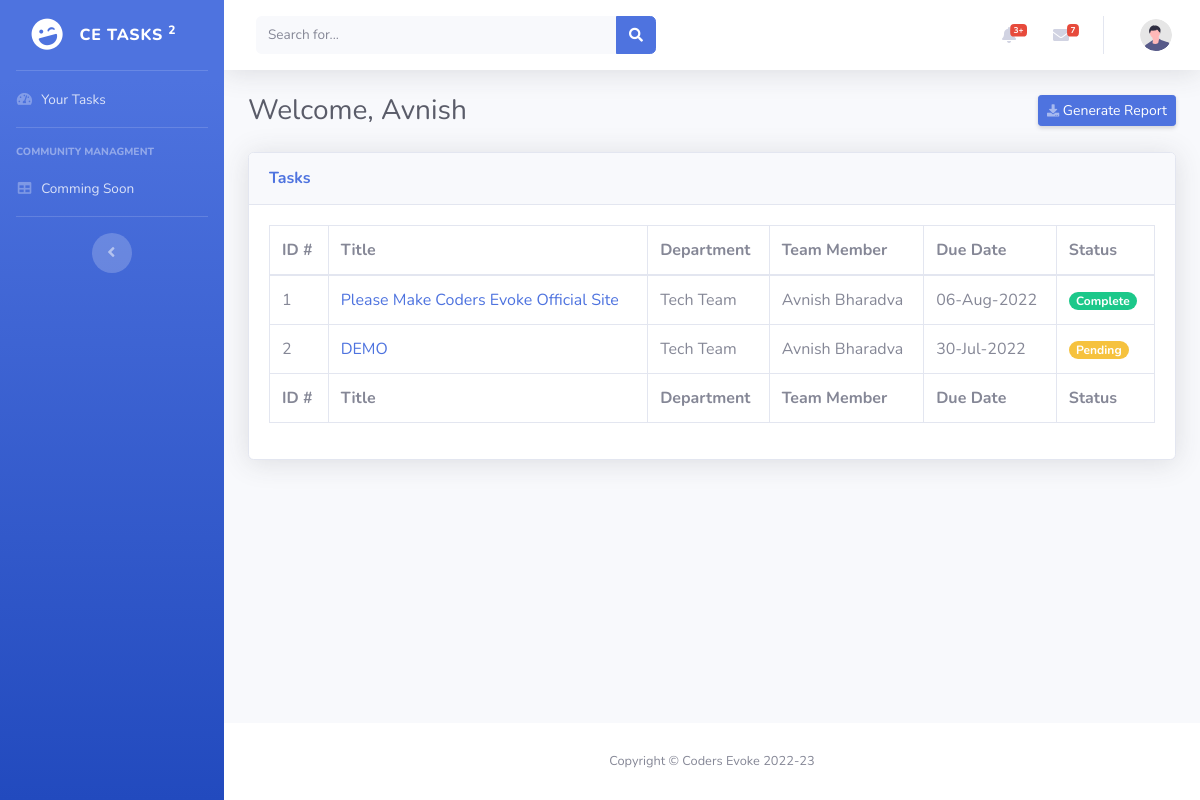
Page /team_task.php (signed in) on the committed database.
### tables this page shows
CREATE TABLE `team_members` (
  `id` int(11) NOT NULL,
  `firstname` varchar(50) NOT NULL,
  `lastname` varchar(50) NOT NULL,
  `username` varchar(50) NOT NULL,
  `department_id` int(11) NOT NULL,
  `emp_id` varchar(50) NOT NULL,
  `phone` varchar(50) NOT NULL,
  `email` varchar(50) NOT NULL,
  `password` varchar(50) NOT NULL,
  `gender` enum('M','F','0') NOT NULL,
  `status` int(11) NOT NULL,
  `added_on` timestamp NOT NULL DEFAULT current_timestamp() ON UPDATE current_timestamp()
);

CREATE TABLE `tasks` (
  `id` int(11) NOT NULL,
  `title` varchar(255) NOT NULL,
  `description` text NOT NULL,
  `department_id` int(11) NOT NULL,
  `team_members_id` int(11) NOT NULL,
  `due_date` date NOT NULL,
  `status` int(11) NOT NULL,
  `added_on` timestamp NOT NULL DEFAULT current_timestamp() ON UPDATE current_timestamp()
);

CREATE TABLE `departments` (
  `id` int(11) NOT NULL,
  `name` varchar(100) NOT NULL,
  `status` int(11) NOT NULL,
  `added_on` timestamp NOT NULL DEFAULT current_timestamp() ON UPDATE current_timestamp()
);

### team_task.php (the view, shortened to what this page needs)
<?php
include './header.inc.php';
include './sidebar.inc.php';
$u = $_SESSION['u'];
$uid = $_SESSION['uid'];
$sql = "SELECT * FROM team_members where username = '$u' ";
$run = mysqli_query($connection, $sql);
$nm = mysqli_fetch_assoc($run);
$sql = "SELECT tasks.*,departments.name, team_members.firstname, team_members.lastname  FROM tasks, departments, team_members where departments.id =tasks.department_id AND team_members.id = tasks.team_members_id AND tasks.team_members_id = $uid";
$run = mysqli_query($connection, $sql);
?>
<head>
    <link href="vendor/datatables/dataTables.bootstrap4.min.css" rel="stylesheet">
</head>
<div id="content-wrapper" class="d-flex flex-column">
    <div id="content">
        <?php
        include './topbar.inc.php';
        ?>
        <div class="container-fluid">
            <div class="d-sm-flex align-items-center justify-content-between mb-4">
                <h1 class="h3 mb-0 text-gray-800">Welcome, <?= $nm['firstname'] ?></h1>
                <a href="#"id = "button" onclick="printData();" class="d-none d-sm-inline-block btn btn-sm btn-primary shadow-sm"><i class="fas fa-download fa-sm text-white-50"></i> Generate Report</a>
            </div>
            <div class="card shadow mb-4">
                        <div class="card-header py-3">
                            <h6 class="m-0 font-weight-bold text-primary">Tasks</h6>
                        </div>
                        <div class="card-body">
                            <div class="table-responsive">
                                <table class="table table-bordered" id="dataTable" width="100%" cellspacing="0">
                                    <thead>
                                        <tr>
                                            <th>ID #</th>
                                            <th>Title</th>
                                            <th>Department </th>
                                            <th>Team Member </th>
                                            <th>Due Date</th>
                                            <th>Status</th>
                                        </tr>
                                    </thead>
                                    <tfoot>
                                        <tr>
                                        <th>ID #</th>
                                            <th>Title</th>
                                            <th>Department </th>
                                            <th>Team Member </th>
                                            <th>Due Date</th>
                                            <th>Status</th>
                                        </tr>
                                    </tfoot>
                                    <tbody>
                                        <?php
                                            if(mysqli_num_rows($run)>0){
                                                $no = 0;
                                                while ($row = mysqli_fetch_assoc($run)){
                                                    ?>
                                                        <tr>
                                                            <td ><?= $no+=1?></td>
                                                        <td><a href="./task-details.php?id=<?= $row['id']?>" > <?= $row['title'] ?> </a></td>
                                                            <td><?= $row['name'] ?></td>
                                                            <td><?= $row['firstname'] ?> <?= $row['lastname'] ?></td>
                                                            <td><?=    date('d-M-Y', strtotime($row['due_date'])); ?></td>
                                                            <td>
                                                                <?php
                                                                if($row['status'] == '1'){
                                                                    ?>
                                                                    <a href="?id=<?= $row['id'] ?>&type=deactive">
                                                                            <div class="badge badge-pill badge-success">Complete</div>
                                                                            </a>
                                                                            <?php
                                                                }else{
                                                                    ?>
                                                                    <a href="?id=<?= $row['id'] ?>&type=active">
                                                                    <div class="badge badge-pill badge-warning">Pending</div>
                                                                    </a>
                                                                    <?php
                                                                }
                                                                ?>
                                                        </td>
                                                    <?php
                                                }
                                            }else{
                                                ?>
                                                    <tr>
                                                    <td colspan="10" class="text-center">No Data Found</td>
                                                    </tr>
                                                <?php
                                            }
                                        ?>
                                    </tbody>
                                </table>
                            </div>
                        </div>
                    </div>
        </div>
    </div>
    <?php
    include './footer.inc.php';
    ?>

### rows in the picture
team_members: firstname "Avnish"
tasks: no "1", title "Please Make Coders Evoke Official Site", department.name "Tech Team", team_members.firstname "Avnish", team_members.lastname "Bharadva", due_date "06-Aug-2022"
tasks: no "2", title "DEMO", department.name "Tech Team", team_members.firstname "Avnish", team_members.lastname "Bharadva", due_date "30-Jul-2022"
